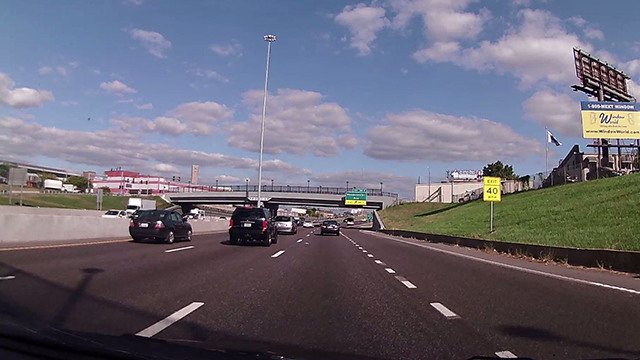
#> input picture example.png, 640 x 360 px, given in place of example.mp4, which was not available
$ python lineTracker.py
#> lines starting #> are read from the running program, lines starting #| are printed output that depends on the picture; after the words box and inside, x2 and y2 are one past the last pixel; in counts of white or black regions, pixels touching at a corner belong together; pictures that were not available may be replaced by others from this repository, and a replacement may not be noted
#   IMPORTS

import os
import time
import keyboard
import math
import numpy as np
import cv2
from scipy.ndimage.filters import gaussian_filter


#   GLOBAL VARIABLES / DEFINIES

FILE_NAME = "example.mp4" #
BASE_PATH = os.path.dirname(os.path.realpath(__file__))
FILE_PATH = os.path.join(BASE_PATH, FILE_NAME)

#size of the image coming from the cam
CAM_W = 800
CAM_H = 450

#size of the birds eye view image
BEV_W = 256
BEV_H = 512

FPS = 29.97

LANE_START_W = 0.85
LANE_START_H = 0.25
LANE_START_Y = 0.75

LANE_SEARCH_MAX_LANES = 6
LANE_SEARCH_LANE_SEGMENTS = 32
LANE_SEARCH_WIDTH = 24
LANE_SEARCH_HEIGHT = 12

LANE_FITTING_TEMPORL_SMOOTHING = 0.9  # between 0.01 and 0.99


yStart = int(BEV_H * LANE_START_Y)
yEnd = int(BEV_H * (LANE_START_Y + LANE_START_H))

xCenter = BEV_W * 0.5
xWidth = BEV_W * LANE_START_W
xStart = int(xCenter - (xWidth * 0.5))
xEnd = int(xCenter + (xWidth * 0.5))


running = True

#   GLOBAL FUNCTIONS
def onkeypress(event):
    global stop
    if event.name == 'esc':
        global running
        running = False

def loadImage(filepath):
    return np.asarray_chkfinite(cv2.imread(BASE_PATH + "/" + FILE_NAME, cv2.IMREAD_COLOR), "uint8")

def show(img, windowName):
    cv2.imshow(windowName, img)

def waitForKeyPress(sec):
    cv2.waitKey(sec * 1000)

def adaptiveThesholdLightness(value):
    return cv2.adaptiveThreshold(value, 255, cv2.ADAPTIVE_THRESH_GAUSSIAN_C, cv2.THRESH_BINARY, 55, -25)

def thresholdLightness(value):
    return cv2.inRange(value, 170, 255)

def thresholdNegSat(sat):
    return cv2.inRange(sat, 0, 30)

def whiteLineThresholding(hls):
    lightnessLocal = adaptiveThesholdLightness(hls[:,:,1])
    lightnessGlobal = thresholdLightness(hls[:,:,1])

    negativeSat = thresholdNegSat(hls[:,:,2])
    negativeSat = cv2.GaussianBlur(negativeSat, (55,55), 0)
    negativeSat = cv2.inRange(negativeSat, 240, 255)

    return cv2.bitwise_and(cv2.bitwise_and(lightnessLocal, lightnessGlobal), negativeSat)

def yellowLineThresholding(hls):
    hlsMin = (25, 100, 25)
    hlsMax = (75, 255, 255)
    yellow =  cv2.inRange(hls, hlsMin, hlsMax)
    return yellow

def getLineStartRoi(laneMarkings):
    return laneMarkings[yStart:yEnd, xStart:xEnd]

def samplePolynomial2Deg(coefficients, start, end):


    pointsY = []
    for y in range (start, end):
        pointsY.append(y)


    pointsX = np.asarray_chkfinite(np.polyval(coefficients, pointsY), "uint8")
    pointsY = np.asarray_chkfinite(pointsY, "uint8")
    points = np.transpose(np.vstack((pointsY, pointsX)))
    #print(type(points), np.shape(points))
    return points


lastLineCoeffs = [[0, 0, BEV_W * 0.5], [0, 0, BEV_W * 0.5], [0, 0, BEV_W * 0.5]]

def findLines(lineMask, laneStartPositions):

    starts = np.asarray_chkfinite(laneStartPositions, "uint8")

    fixedStarts = (starts + xStart)[0]

    rgbMask = cv2.cvtColor(lineMask, cv2.COLOR_GRAY2RGB)

    halfWidth = LANE_SEARCH_WIDTH * 0.5

    for startX in fixedStarts:
        cv2.circle(rgbMask, (startX, BEV_H), 4, (0, 0, 255), -1, lineType = cv2.LINE_AA)


    lineCount = len(fixedStarts)

    lines = []

    listOfLinesFinal = []
    for l in range(0, min(lineCount, LANE_SEARCH_MAX_LANES)):
        listOfLinesFinal.append([])

    lineSignals = []
    for l in range(0, min(lineCount, LANE_SEARCH_MAX_LANES)):
        lineSignals.append(0.0)

    for i in range(0, LANE_SEARCH_LANE_SEGMENTS):
        trackedPoseY = int(BEV_H - (i * LANE_SEARCH_HEIGHT))
        boxCenterY = trackedPoseY - (LANE_SEARCH_HEIGHT * 0.5)

        segments = []


        for l in range(0, min(lineCount, LANE_SEARCH_MAX_LANES)):

            if i == 0:
                trackedPoseX = fixedStarts[l]
            else:
                trackedPoseX = lines[i - 1][l]

            left = int(trackedPoseX - halfWidth)
            right = left + LANE_SEARCH_WIDTH

            top = trackedPoseY - LANE_SEARCH_HEIGHT
            bottom = trackedPoseY

            cv2.rectangle(rgbMask, (left, top), (right, bottom), (255, 0, 0), 1)

            rectRoi = lineMask[top:bottom, left:right]
            (y, x) = np.where(rectRoi > 0)
            pointCount = len(x)

            signal = 0.0
            xMean = halfWidth

            if pointCount > 0:
                signal += pointCount / (LANE_SEARCH_WIDTH * LANE_SEARCH_HEIGHT)
                xMean = np.mean(x)

            finalX = left + xMean

            #print(signal, xMean)


            segments.append(finalX)

            if (signal > 0.01):
                listOfLinesFinal[l].append(np.asarray_chkfinite((finalX, boxCenterY), "float64"))
                lineSignals[l] += 1.0

        lines.append(segments)


    global lastLineCoeffs


    # fitting polynomial

    listOfLineCoeffs = []

    for l in range(0, len(listOfLinesFinal)):
        line = listOfLinesFinal[l]
        #print(line)

        if len(line) > 2:

            xes = []
            yes = []
            for point in line:
                cv2.circle(rgbMask, (int(point[0]), int(point[1])), 2, (255, 0, 255), -1, lineType = cv2.LINE_AA)
                xes.append(point[0])
                yes.append(point[1])

            xes = np.asarray_chkfinite(xes, "float64")
            yes = np.asarray_chkfinite(yes, "float64")

            turnedXes = BEV_H - yes
            turnedYes = BEV_W - xes

            lineCoeffs = np.polyfit(turnedXes, turnedYes, 2)
            #lineCoeffs[2] = 0
            listOfLineCoeffs.append(lineCoeffs)
            #print(type(lineCoeffs), np.shape(lineCoeffs), type(lineCoeffs[0]))
            #print(lineCoeffs)
        elif l < len(lastLineCoeffs):
            listOfLineCoeffs.append(lastLineCoeffs[l])


    # averaging polynomial
    avgA = 0.0
    avgB = 0.0

    summedWeight = 0.0
    #print(lineSignals)

    for l in range(0, len(listOfLineCoeffs)):
        line = listOfLineCoeffs[l]
        a = line[0]
        b = line[1]

        weight = lineSignals[l]
        weight  *= weight

        avgA += a * weight
        avgB += b * weight
        summedWeight += weight


    # correct low signal lines based on average
    if summedWeight > 1.0:
        avgA /= summedWeight
        avgB /= summedWeight

        for l in range(0, len(listOfLineCoeffs)):
            line = listOfLineCoeffs[l]
            weight = math.sqrt(lineSignals[l] / summedWeight)
            # #print(weightB)

            blendedA = (line[0] * weight) + (avgA * (1.0 - weight))
            blendedB = (line[1] * weight) + (avgB * (1.0 - weight))


            line[0] = blendedA
            line[1] = blendedB


    coefCopy = np.copy(listOfLineCoeffs)
    tempWeight = 1.0 - LANE_FITTING_TEMPORL_SMOOTHING

    if len(coefCopy) == len(lastLineCoeffs):

        for l in range(0, len(coefCopy)):
            line = coefCopy[l]
            lineLast = lastLineCoeffs[l]


            line[0] = (line[0] * tempWeight) + (lineLast[0] * (1.0 - tempWeight))
            line[1] = (line[1] * tempWeight) + (lineLast[1] * (1.0 - tempWeight))
            line[2] = (line[2] * tempWeight) + (lineLast[2] * (1.0 - tempWeight))

            listOfLineCoeffs[l] = line


    lastLineCoeffs = np.copy(listOfLineCoeffs)


    pointListList = []
    yValues = np.arange(0, BEV_H, 3, "float64")
    for line in listOfLineCoeffs:

        pointList = []
        xValues = np.polyval(line, yValues)
        for i in range(0, len(yValues)):
            x = int(BEV_W - xValues[i])
            y = int(BEV_H - yValues[i])
            pointList.append([x, y])

            cv2.circle(rgbMask, (x, y), 1, (0, 255, 0), -1)
        pointListList.append(pointList)


    FACTOR = 2
    overlay = np.zeros_like(rgbMask)
    overlay = cv2.resize(overlay, None, None, FACTOR, FACTOR)

    halfBevWidth = BEV_W * 0.5
    closest = 999999
    bestF = None
    bestS = None


    for first, second in zip(pointListList, pointListList[1:]):

        first = np.array(first) * FACTOR
        second = np.array(second) * FACTOR

        flippedFirst = np.flip(first, 0)
        both = np.append(flippedFirst, second, 0)

        cv2.fillPoly(overlay, pts = [both], color = (255, 60, 0))

        center = (first[0][0] + second[0][0]) * 0.5

        dist = abs(center - halfBevWidth)
        if dist < closest:
            closest = dist
            bestF = np.copy(first)
            bestS = np.copy(second)


    if type(bestF) == np.ndarray:

        route = []
        for first, second in zip(bestF, bestS):
            avg = [(first[0] + second[0]) * 0.5, (first[1] + second[1]) * 0.5]
            route.append(avg)
            cv2.circle(overlay, (int(avg[0]), int(avg[1])), 9, (0, 255, 0), -1, lineType = cv2.LINE_AA)

    for line in pointListList:
        line = np.array(line) * FACTOR
        cv2.polylines(overlay, np.int32([line]), False, (0, 0, 255), 2, lineType = cv2.LINE_AA)


    overlay = cv2.resize(overlay, (BEV_W, BEV_H), cv2.INTER_AREA)
    overlay = cv2.GaussianBlur(overlay, (3, 3), 0)


    show(rgbMask, "5 - lane finding")

    #show(overlay, "overlay Bev")
    return overlay


    # [61 lines of commented-out code are left out]
class BirdsEyeView:
    def __init__(self, camSize, bevSize, interp):
        self.sizeSource = camSize
        self.sizeTarget = bevSize
        self.interp = interp
        centerX = self.sizeSource[1] * 0.5

        fWidth = 0.5


        top = self.sizeSource[0] * 0.63
        bottom = self.sizeSource[0] * 0.90

        halfWidthTop = self.sizeSource[1] * 0.2 * fWidth
        halfWidthBottom = self.sizeSource[1] * 2.2 * fWidth


        targetTop = 0.0
        targetBottom = 1.0

        self.rectSource = np.float32([[centerX - halfWidthTop, top], [centerX + halfWidthTop, top],
                        [centerX - halfWidthBottom, bottom], [centerX + halfWidthBottom, bottom]])

        self.rectTarget = np.float32([[0, self.sizeTarget[1] * targetTop],[self.sizeTarget[0], self.sizeTarget[1] * targetTop],
                                      [0, self.sizeTarget[1] * targetBottom], [self.sizeTarget[0], self.sizeTarget[1] * targetBottom]])

        self.matrixScreenToBird = cv2.getPerspectiveTransform(self.rectSource, self.rectTarget)
        self.matrixBirdToScreen = cv2.getPerspectiveTransform(self.rectTarget, self.rectSource)


    def getBirdFromCam(self, screen):
        return cv2.warpPerspective(screen, self.matrixScreenToBird, (self.sizeTarget[0], self.sizeTarget[1]), flags = self.interp, borderMode = cv2.BORDER_DEFAULT)

    def getCamFrombird(self, screen):
        return cv2.warpPerspective(screen, self.matrixBirdToScreen, (self.sizeSource[1], self.sizeSource[0]), flags = self.interp, borderMode = cv2.BORDER_CONSTANT)


#   SCRIPT

keyboard.on_press(onkeypress)

while running:

    video = cv2.VideoCapture(FILE_PATH)
    delayAfterFrame = int(1000 / FPS)


    expHistoryOfLaneStarts = None


    ret, img = video.read()
#> img is the input picture: shape (360, 640, 3); mean B, G, R 117.4, 103.6, 106.2
    while running and ret == True:

        # save current time
        start = time.time()

        # resize image to a defined size
        img = cv2.resize(img, (CAM_W, CAM_H), interpolation = cv2.INTER_LANCZOS4) # INTER_NEAREST, INTER_LINEAR, INTER_CUBIC, INTER_LANCZOS4
#> img: shape (450, 800, 3)

        # show rgb iamge from cam
        show(img, "0 - original")

        # the BirdsEyeView class allows us to warp the image from the camera view to an image from a top down perspective
        bevTransformer = BirdsEyeView((CAM_H, CAM_W), (BEV_W, BEV_H), cv2.INTER_CUBIC)  # INTER_NEAREST, INTER_LINEAR, INTER_CUBIC, INTER_LANCZOS4

        # transform the image
        bevImg = bevTransformer.getBirdFromCam(img)
        # blur it
        bevImg = cv2.GaussianBlur(bevImg, (1,3), 0)
        # show the image
        show(bevImg, "1 - bevImg")

        # convert the top down rgb image to hls color space and show it
        hls = cv2.cvtColor(bevImg, cv2.COLOR_BGR2HLS_FULL)
#> hls: shape (512, 256, 3); mean of channels 0, 1, 2 199.3, 67.5, 50.1

        # show that
        show(hls, "2 - hls")
        #show(hls[:,:,0], "2a - Hue")
        show(hls[:,:,1], "2b - Lightness")
#> call 4 of show, with windowName = '2b - Lightness'
#> in show (call 4), `cv2.imshow(windowName, img)`:
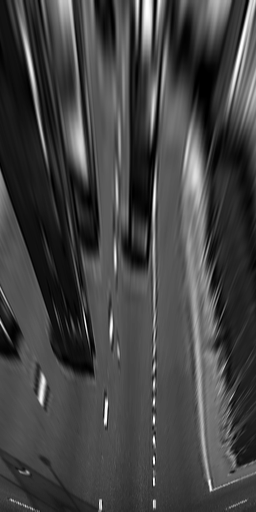
#> window '2b - Lightness': shape (512, 256); min 0, max 255, mean 67.5
        show(hls[:,:,2], "2c - Saturation")
#> in show (call 5), `cv2.imshow(windowName, img)`:
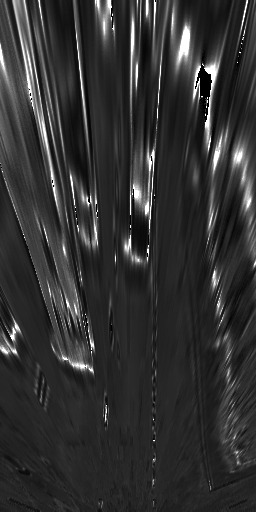
#> window '2c - Saturation': shape (512, 256); min 0, max 255, mean 50.1

        # get white lines via thresholding
        whiteLine = whiteLineThresholding(hls)
#> in adaptiveThesholdLightness, `return cv2.adaptiveThreshold(value, 255, cv2.ADAPTIVE_THRESH_GAUSSIAN_..`:
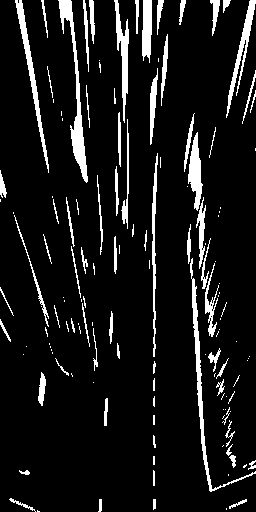
#> returned value: shape (512, 256); 9.3% white; 139 white regions (68 under 20 px), largest, box (x1, y1, x2, y2) and area: (58, 0, 88, 183) 1227, (190, 258, 256, 492) 1005, (15, 0, 49, 173) 829
#> in thresholdLightness, `return cv2.inRange(value, 170, 255)`:
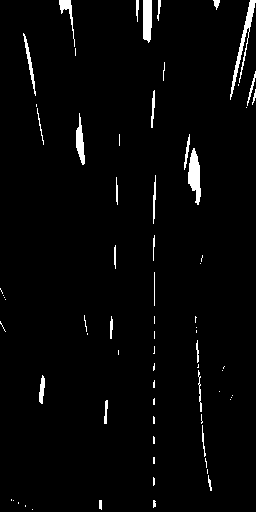
#> returned value: shape (512, 256); 2.6% white; 72 white regions (43 under 20 px), largest, box (x1, y1, x2, y2) and area: (230, 0, 256, 100) 491, (188, 148, 201, 205) 452, (143, 0, 152, 43) 353
#> in thresholdNegSat, `return cv2.inRange(sat, 0, 30)`:
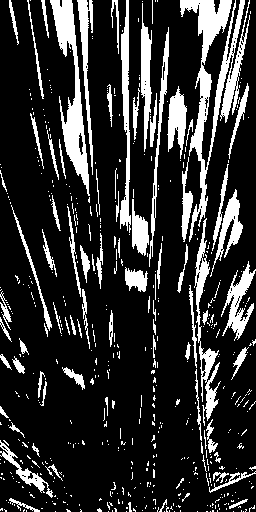
#> returned value: shape (512, 256); 19% white; 537 white regions (451 under 20 px), largest, box (x1, y1, x2, y2) and area: (180, 0, 250, 242) 4407, (50, 0, 90, 196) 2531, (194, 218, 221, 426) 1368
#> in whiteLineThresholding, `negativeSat = cv2.GaussianBlur(negativeSat, (55,55), 0)`:
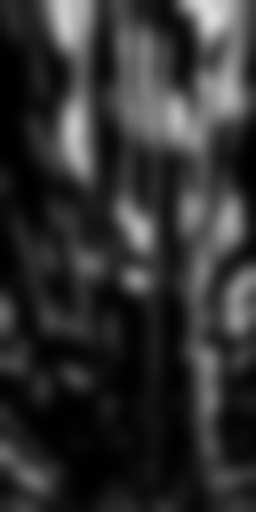
#> negativeSat: shape (512, 256); min 0, max 221, mean 48.5
#> in whiteLineThresholding, `negativeSat = cv2.inRange(negativeSat, 240, 255)`: negativeSat: shape (512, 256); every value is 0
        #show(whiteLine, "3a - whiteLine")

        # get white yellow via thresholding
        yellowLine = yellowLineThresholding(hls)
#> in yellowLineThresholding, `yellow =  cv2.inRange(hls, hlsMin, hlsMax)`:
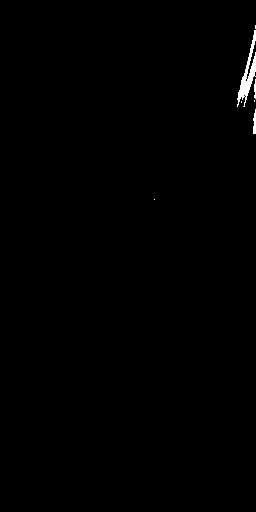
#> yellow: shape (512, 256); 0.44% white; 7 white regions (4 under 20 px), largest, box (x1, y1, x2, y2) and area: (237, 30, 256, 107) 481, (253, 109, 256, 134) 57, (254, 79, 256, 99) 31
        #show(yellowLine, "3b - yellowLine")

        # combine both masks
        bothLines = cv2.bitwise_or(whiteLine, yellowLine)
        show(bothLines, "3 - bothLines")

        # select a region at the bottom
        laneStartRoi = getLineStartRoi(bothLines)
#> in getLineStartRoi, `return laneMarkings[yStart:yEnd, xStart:xEnd]`: returned value: shape (128, 217); every value is 0
        #show(laneStartRoi, "4a - laneStartRoi")

        # take average of each colum and blur it
        laneStartRoiReduced = np.average(np.asarray_chkfinite(laneStartRoi, "float32" ) / 255.0, 0)
#> laneStartRoiReduced = 217 values from 0 to 0
        laneStartRoiBlur = gaussian_filter(laneStartRoiReduced, sigma = 9)
#> laneStartRoiBlur = 217 values from 0 to 0

        # show that
        laneStartRoiReducedStacked = np.tile(laneStartRoiBlur, (100, 1))
#> laneStartRoiReducedStacked: shape (100, 217) float32; every value is 0
        #show(laneStartRoiReducedStacked, "4b - laneStartRoiReduced")

        #Temporal blending of the blured lane start region
        # temporal blend factor between 0.1 and 0.2. these are magic numbers that work well
        weight = (laneStartRoiBlur * 0.1) + 0.05
#> weight = 217 values from 0.05 to 0.05

        # on first time set the history to the current detection
        if type(expHistoryOfLaneStarts) is not np.ndarray:
            expHistoryOfLaneStarts = laneStartRoiBlur
#> expHistoryOfLaneStarts = 217 values from 0 to 0
        # after that, the current detection is blended with the final result of the last one
        else:
            expHistoryOfLaneStarts = ((1.0 - weight) * expHistoryOfLaneStarts) + (weight * laneStartRoiBlur)

        # show that
        expHistoryOfLaneStartsStacked = np.tile(expHistoryOfLaneStarts, (100, 1))
        #show(expHistoryOfLaneStartsStacked, "4b - expHistoryOfLaneStarts")

        # get mask of local maxima on the temporarily blended lane start detection
        peaks = np.diff(np.sign(np.diff(-expHistoryOfLaneStarts)))
#> peaks = 215 values from 0 to 0

        # show that
        peaksStacked = np.tile(peaks, (100, 1))
#> peaksStacked: shape (100, 215) float32; every value is 0
        show(peaksStacked, "4 - peaks")

        result = np.where(peaks > 0)
#> result = (empty array,)
        #print(result[0], sep='\n')

        laneOverlayBev = findLines(bothLines, result)
#> in findLines, `starts = np.asarray_chkfinite(laneStartPositions, "uint8")`: starts = empty array
#> in findLines, `lineCount = len(fixedStarts)`: lineCount = 0
#> after the loop in findLines, `for i in range(0, LANE_SEARCH_LANE_SEGMENTS):`: lines = 32 items, first 6: [], [], [], [], [], []
#> after the loop in findLines, `for l in range(0, len(listOfLinesFinal)):`: listOfLineCoeffs = []
#> after the loop in findLines, `for l in range(0, len(listOfLineCoeffs)):`: avgA = 0
#> in findLines, `coefCopy = np.copy(listOfLineCoeffs)`: coefCopy = empty array
#> in findLines, `yValues = np.arange(0, BEV_H, 3, "float64")`: yValues = 171 values from 0 to 510
#> after the loop in findLines, `for line in listOfLineCoeffs:`: pointListList = []
#> in findLines, `overlay = np.zeros_like(rgbMask)`: overlay: shape (512, 256, 3); every value is 0
#> in findLines, `overlay = cv2.resize(overlay, None, None, FACTOR, FACTOR)`: overlay: shape (1024, 512, 3); every value is 0
#> after the loop in findLines, `for first, second in zip(pointListList, pointListList[1:]):`: closest = 999999

        laneOverlay = bevTransformer.getCamFrombird(laneOverlayBev)
#> in getCamFrombird, `return cv2.warpPerspective(screen, self.matrixBirdToScreen, (self.size..`: returned value: shape (450, 800, 3); every value is 0

        rgbOverlay = cv2.addWeighted(img, 1.0, laneOverlay, 0.5, 0)


        show(rgbOverlay, "6 - laneOverlay")


        # sobely = sobelPlusYellow(hls[:,:,2])
        # sobely = cv2.convertScaleAbs(sobely)
        # show(sobely, "3b - sobel + yellow")

        # # # apply thresholding to get pixel mask that only shows pixels that might be part of a white line and show that maskk

        # whiteLineThresholded = whiteLineThresholding(hls)
        # show(whiteLineThresholded, "3c - whiteLineThresholded")


        # # whiteLines = cv2.bitwise_and(whiteLineThresholded, valueThreshed)
        # # show(whiteLines, "4a - whiteLines")


        # how long it took to process this frame
        delta = int((time.time() - start) * 1000)

        # calculate time left to sleep before we wanna process the next frame
        sleepTime = max(1, delayAfterFrame - delta)

        # sleep and than show
        cv2.waitKey(sleepTime)

        # Read next frame
        ret, img = video.read()


    del video
    cv2.waitKey(1)

exit(0)


# waitForKeyPress(25)
